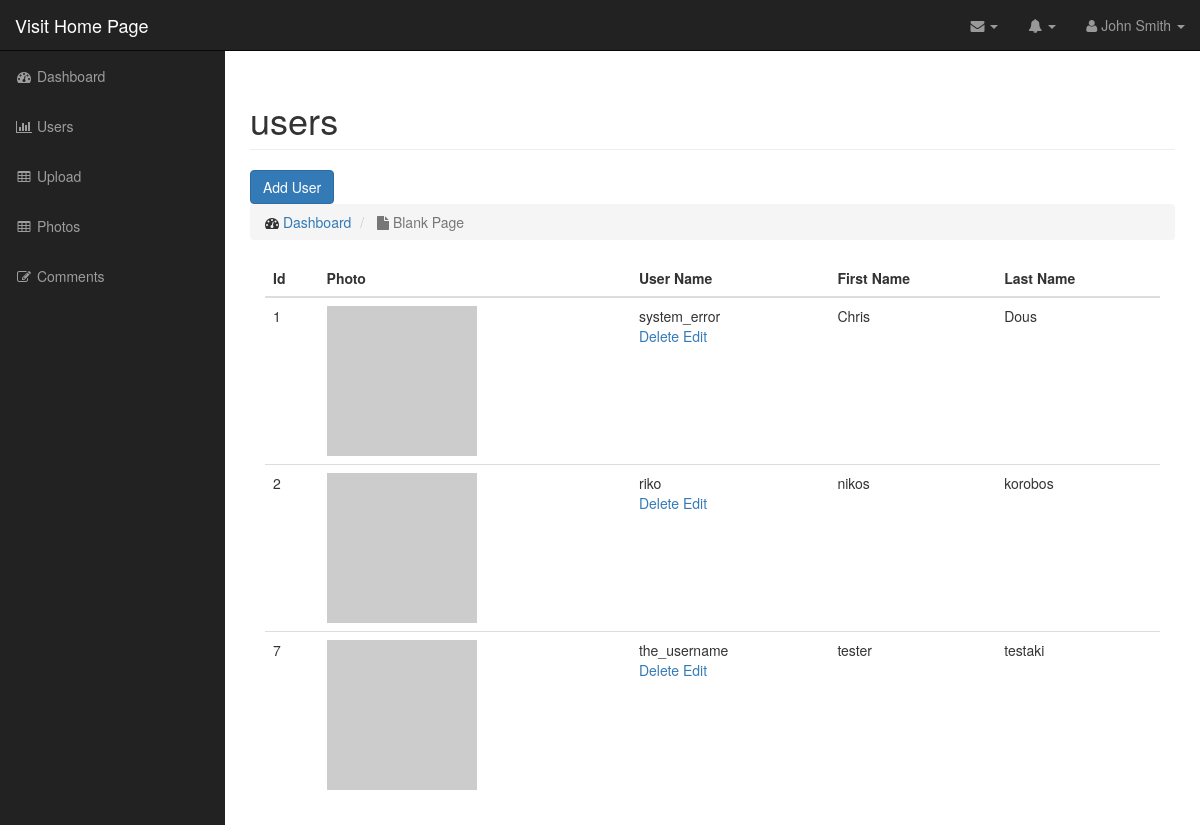
The page /admin/users.php (signed in) on the database its author committed.
### tables this page shows
CREATE TABLE `users` (
  `id` int(11) NOT NULL,
  `username` varchar(255) NOT NULL,
  `password` varchar(255) NOT NULL,
  `first_name` varchar(255) NOT NULL,
  `last_name` varchar(255) NOT NULL
);

### admin/includes/functions.php (called while the page is built, shortened)
<?php
    function classAutoLoader($class){
        $class = strtolower($class);
        $thePath = "includes/classes/{$class}.php";
    }

### admin/includes/classes/database.php (called while the page is built, shortened)
<?php
class Database{
    public $connection;
    public function openDbConnection(){
         $this->connection = new mysqli(DB_HOST,DB_USER,BD_PASS,DB_NAME);
    }
    public function query($sql){
        $result = $this->connection->query($sql);
        return $this->confirmQuery($result);
    }
    private function confirmQuery($result){
        return $result;
    }
}
$database = new Database();

### admin/includes/classes/dbClass.php (called while the page is built, shortened)
<?php
class DbClass
{
    public static function findAll(){
        return static::doTheQuery("SELECT * FROM " .static::$dbTable. " ");
    }
    public static function doTheQuery($sql){
        global $database;
        $object = array();
        $query = $database->query($sql);
        while($row = mysqli_fetch_array($query) ){
            $object[] = static::instantiation($row);
        }
        return $object;
    }
    private static function instantiation($result){
        $object = new $calledClass;
        foreach ($result as $property => $value) {
            if ($object->hasTheProperty($property)) {
                $object->$property = $value;
            }
        }
        return $object;
    }
    private function hasTheProperty($property){
        $objectProperties = get_object_vars($this);
        return array_key_exists($property,$objectProperties);
    }
}

### admin/includes/classes/user.php (called while the page is built, shortened)
<?php
class User extends DbClass
{
    public $userImage;
    public $placeHolder = "https://via.placeholder.com/150";
    public $uploadedFile = "images/user";
    public function imagePath(){
        return empty($this->userImage) ? $this->placeHolder : $this->uploadedFile.DS.$this->userImage;
    }
}

### admin/users.php (the view, shortened to what this page needs)
<?php include("includes/header.php"); ?>
<?php $users =  user::findAll(); ?>
<nav class="navbar navbar-inverse navbar-fixed-top" role="navigation">
    <?php include("includes/top_nav.php"); ?>
    <?php include("includes/side_nav.php"); ?>
</nav>
<div id="page-wrapper">
    <div class="container-fluid">
        <div class="row">
            <div class="col-lg-12">
                <h1 class="page-header">
                    users
                </h1>
                <a href="addUser.php" class="btn btn-primary" >Add User</a>
                <ol class="breadcrumb">
                    <li>
                        <i class="fa fa-dashboard"></i>  <a href="index.php">Dashboard</a>
                    </li>
                    <li class="active">
                        <i class="fa fa-file"></i> Blank Page
                    </li>
                </ol>
                <div class="col-md-12">
                    <table class="table table-hover">
                        <thead>
                        <tr>
                            <th>Id</th>
                            <th>Photo</th>
                            <th>User Name</th>
                            <th>First Name</th>
                            <th>Last Name</th>
                        </tr>
                        </thead>
                        <tbody>
                        <?php foreach ($users as $user) : ?>
                            <tr>
                                <td><?php echo $user->id; ?></td>
                                <td><img class="admin-user-thumbnail" src="<?php echo $user->imagePath() ?>" width="150" height="150" alt=""></td>
                                <td><?php echo $user->username; ?>
                                    <div class="action-links">
                                        <a href="deleteUser.php?id=<?php echo $user->id; ?>">Delete</a>
                                        <a href="editUser.php?id=<?php echo $user->id; ?>">Edit</a>
                                    </div>
                                </td>
                                <td><?php echo $user->first_name; ?></td>
                                <td><?php echo $user->last_name; ?></td>
                            </tr>
                        <?php endforeach; ?>
                        </tbody>
                    </table>
                </div>
            </div>
        </div>
    </div>
</div>
<?php include("includes/footer.php"); ?>

### admin/css/sb-admin.css (style rules this page uses)
body { margin-top: 100px; background-color: #222; }
@media (min-width:768px) { body { margin-top: 50px; } }
#page-wrapper { width: 100%; padding: 0; background-color: #fff; }
@media (min-width:768px) { #page-wrapper { padding: 10px; } }

### rows shown on the page
users: id "1", username "system_error", first_name "Chris", last_name "Dous"
users: id "2", username "riko", first_name "nikos", last_name "korobos"
users: id "7", username "the_username", first_name "tester", last_name "testaki"
